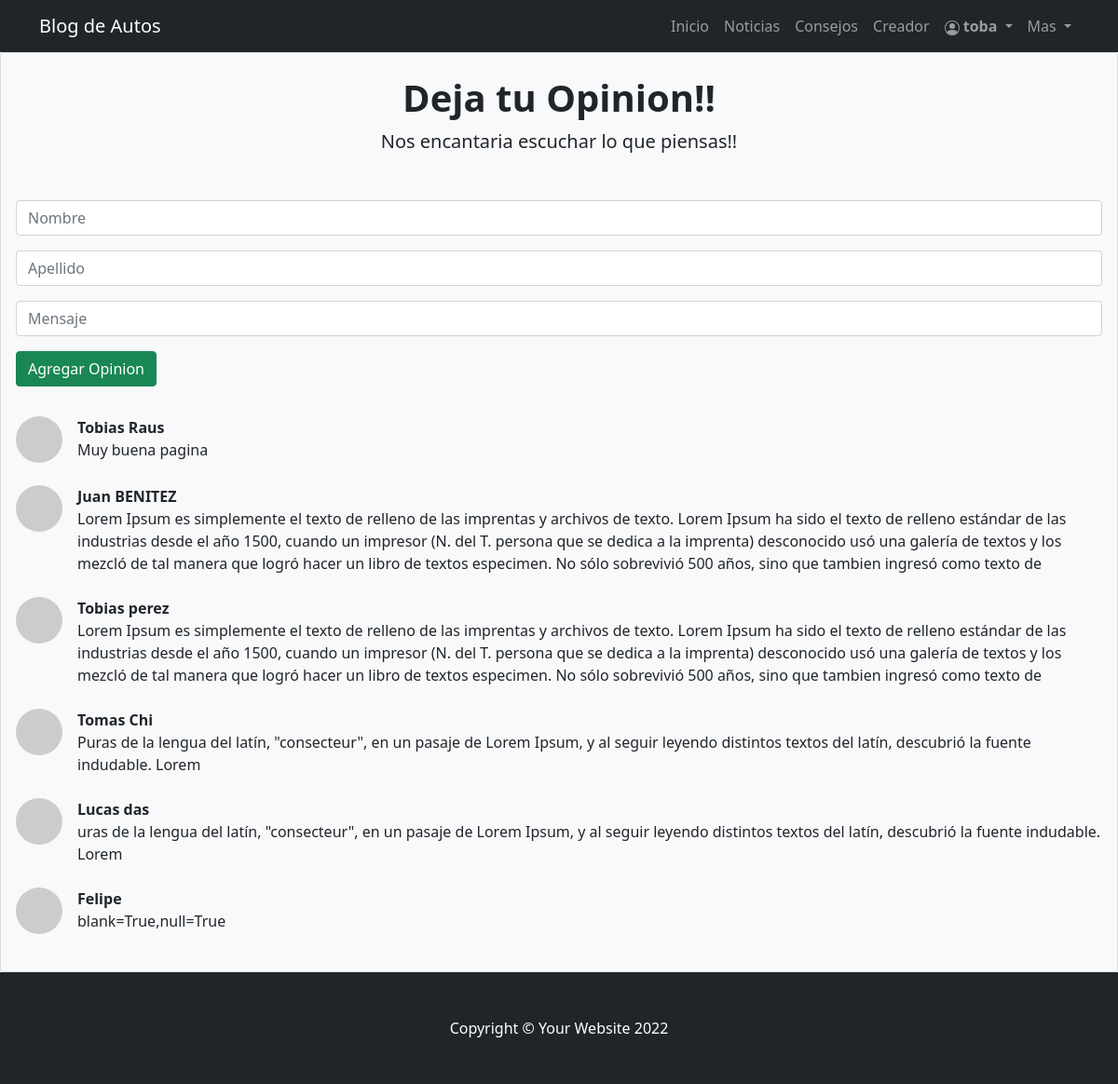
The app's page /opiniones/ (signed in) with its own data.
### Aplicaciones/AutosApp/models.py (models this page shows)
class Opinion(models.Model):
    nombre = models.CharField(max_length=50)
    apellido = models.CharField(max_length=50,blank=True,null=True)
    mensaje = models.TextField()

### Aplicaciones/AutosApp/views.py (the view)
# urls.py: path('opiniones/',opiniones,name="opiniones"),
def opiniones(request):
    opinion= Opinion.objects.all()
    return render(request,"opiniones.html",{"opinion":opinion})

### Aplicaciones/AutosApp/templates/opiniones.html (shortened to what this page needs)
{% extends 'base.html' %}
{% load static %}
{% block contenido %}
<div class="card bg-light">
    <div class="text-center my-4"><h1 class="fw-bolder">Deja tu Opinion!!</h1><p class="lead mb-0">Nos encantaria escuchar lo que piensas!!</p></div>
    <div class="card-body">
        <form action="/agregarOpinion/" method="post">{% csrf_token %}
            <div class="form-group py-2">
                <input type="text" id="txtNombre" name="txtNombre" class="form-control" placeholder="Nombre" maxlength="50" required>
            </div>
            <div class="form-group py-2">
                <input type="text" id="txtApellido" name="txtApellido" class="form-control" placeholder="Apellido" maxlength="50" >
            </div>
            <div class="form-group py-2">
                <input type="text" id="txtMensaje" name="txtMensaje" class="form-control" placeholder="Mensaje" maxlength="" required>
            </div>
            <div class="form-group py-2">
               <button type="submit" class="btn btn-success btn-block text-white">Agregar Opinion</button>
            </div>
        </form>
        <br>
        {% for o in opinion %}
            <div class="d-flex">
                <div class="flex-shrink-0"><img class="rounded-circle" src="https://dummyimage.com/50x50/ced4da/6c757d.jpg" alt="..." /></div>
                <div class="ms-3">
                    <div class="fw-bold">{{o.nombre}} {{o.apellido}}</div>
                        {{o.mensaje}}
                </div>
            </div>
            <br>
        {% endfor %}
    </div>
</div>
{% endblock %}

### Aplicaciones/AutosApp/templates/base.html (shortened to what this page needs)
{% load static %}
<!DOCTYPE html>
<html lang="en">
    <head>
        <link href="{% static 'css/styles.css' %}" rel="stylesheet" />
    </head>
    <body>
        <nav class="navbar navbar-expand-lg navbar-dark bg-dark">
            <div class="container">
                <a class="navbar-brand" href="{% url 'inicio' %}">Blog de Autos</a>
                <div class="collapse navbar-collapse" id="navbarSupportedContent">
                    <ul class="navbar-nav ms-auto mb-2 mb-lg-0">
                        <li class="nav-item"><a class="nav-link" href="{% url 'inicio' %}">Inicio</a></li>
                        <li class="nav-item"><a class="nav-link" href="{% url 'noticias' %}">Noticias</a></li>
                        <li class="nav-item"><a class="nav-link" href="{% url 'consejos' %}">Consejos</a></li>
                        {% if user.is_authenticated %}
                            <li class="nav-item"><a class="nav-link" href="{% url 'creador' %}">Creador</a></li>
                            <li class="nav-item dropdown">
                                <a class="nav-link dropdown-toggle" href="#" id="navbarDarkDropdownMenuLink" role="button" data-bs-toggle="dropdown" aria-expanded="false">
                                <b> {{user.username}}</b>
                                </a>
                            </li>
                        {% else %}
                            <li class="nav-item"><a class="nav-link" href="{% url 'login' %}">Inicar Sesion</a></li>
                            <li class="nav-item"><a class="nav-link" href="{% url 'registrarse' %}">Registrarse</a></li>
                        {% endif %}
                        <li class="nav-item dropdown">
                            <a class="nav-link dropdown-toggle" href="#" id="navbarDarkDropdownMenuLink" role="button" data-bs-toggle="dropdown" aria-expanded="false">
                              Mas
                            </a>
                        </li>
                    </ul>
                </div>
            </div>
        </nav>
        {% block contenido %}
        {% endblock %}
        <footer class="py-5 bg-dark">
            <div class="container"><p class="m-0 text-center text-white">Copyright &copy; Your Website 2022</p></div>
        </footer>
    </body>
</html>

### records on screen
Opinion: nombre "Tobias", apellido "Raus", mensaje "Muy buena pagina"
Opinion: nombre "Juan", apellido "BENITEZ", mensaje "Lorem Ipsum es simplemente el texto de relleno de las imprentas y archivos de texto. Lorem Ipsum ha sido el texto de relleno estándar de las industrias desde el año 1500, cuando un impresor (N. del T. persona que se dedica a la imprenta) desconocido usó una galería de textos y los mezcló de tal manera que logró hacer un libro de textos especimen. No sólo sobrevivió 500 años, sino que tambien ingresó como texto de"
Opinion: nombre "Tobias", apellido "perez", mensaje "Lorem Ipsum es simplemente el texto de relleno de las imprentas y archivos de texto. Lorem Ipsum ha sido el texto de relleno estándar de las industrias desde el año 1500, cuando un impresor (N. del T. persona que se dedica a la imprenta) desconocido usó una galería de textos y los mezcló de tal manera que logró hacer un libro de textos especimen. No sólo sobrevivió 500 años, sino que tambien ingresó como texto de"
Opinion: nombre "Tomas", apellido "Chi", mensaje "Puras de la lengua del latín, \"consecteur\", en un pasaje de Lorem Ipsum, y al seguir leyendo distintos textos del latín, descubrió la fuente indudable. Lorem"
Opinion: nombre "Lucas", apellido "das", mensaje "uras de la lengua del latín, \"consecteur\", en un pasaje de Lorem Ipsum, y al seguir leyendo distintos textos del latín, descubrió la fuente indudable. Lorem"
Opinion: nombre "Felipe", mensaje "blank=True,null=True"

### other values on screen
{{ user.username }} "toba"
